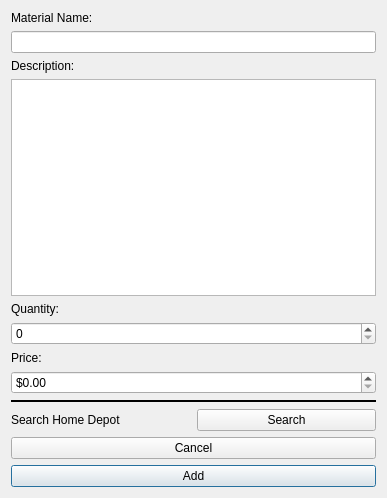
<?xml version="1.0" encoding="UTF-8"?>
<ui version="4.0">
 <class>Form</class>
 <widget class="QWidget" name="Form">
  <property name="geometry">
   <rect>
    <x>0</x>
    <y>0</y>
    <width>387</width>
    <height>498</height>
   </rect>
  </property>
  <property name="windowTitle">
   <string>Add Material</string>
  </property>
  <layout class="QVBoxLayout" name="verticalLayout">
   <item>
    <widget class="QLabel" name="label_2">
     <property name="text">
      <string>Material Name:</string>
     </property>
    </widget>
   </item>
   <item>
    <widget class="QLineEdit" name="materialNameLineEdit"/>
   </item>
   <item>
    <widget class="QLabel" name="label_3">
     <property name="text">
      <string>Description:</string>
     </property>
    </widget>
   </item>
   <item>
    <widget class="QPlainTextEdit" name="descTextEdit"/>
   </item>
   <item>
    <widget class="QLabel" name="label_4">
     <property name="text">
      <string>Quantity:</string>
     </property>
    </widget>
   </item>
   <item>
    <widget class="QSpinBox" name="qtySpinBox">
     <property name="showGroupSeparator" stdset="0">
      <bool>true</bool>
     </property>
     <property name="maximum">
      <number>1000000</number>
     </property>
    </widget>
   </item>
   <item>
    <widget class="QLabel" name="label_5">
     <property name="text">
      <string>Price:</string>
     </property>
    </widget>
   </item>
   <item>
    <widget class="QDoubleSpinBox" name="priceSpinBox">
     <property name="showGroupSeparator" stdset="0">
      <bool>true</bool>
     </property>
     <property name="prefix">
      <string>$</string>
     </property>
     <property name="maximum">
      <double>1000000.000000000000000</double>
     </property>
    </widget>
   </item>
   <item>
    <widget class="Line" name="line">
     <property name="frameShadow">
      <enum>QFrame::Plain</enum>
     </property>
     <property name="lineWidth">
      <number>2</number>
     </property>
     <property name="orientation">
      <enum>Qt::Horizontal</enum>
     </property>
    </widget>
   </item>
   <item>
    <layout class="QHBoxLayout" name="horizontalLayout">
     <item>
      <widget class="QLabel" name="label_6">
       <property name="text">
        <string>Search Home Depot</string>
       </property>
      </widget>
     </item>
     <item>
      <widget class="QPushButton" name="searchHDBtn">
       <property name="text">
        <string>Search</string>
       </property>
      </widget>
     </item>
    </layout>
   </item>
   <item>
    <widget class="QPushButton" name="cancelBtn">
     <property name="text">
      <string>Cancel</string>
     </property>
    </widget>
   </item>
   <item>
    <widget class="QPushButton" name="addBtn">
     <property name="text">
      <string>Add</string>
     </property>
     <property name="default">
      <bool>true</bool>
     </property>
    </widget>
   </item>
  </layout>
 </widget>
 <resources/>
 <connections/>
</ui>
